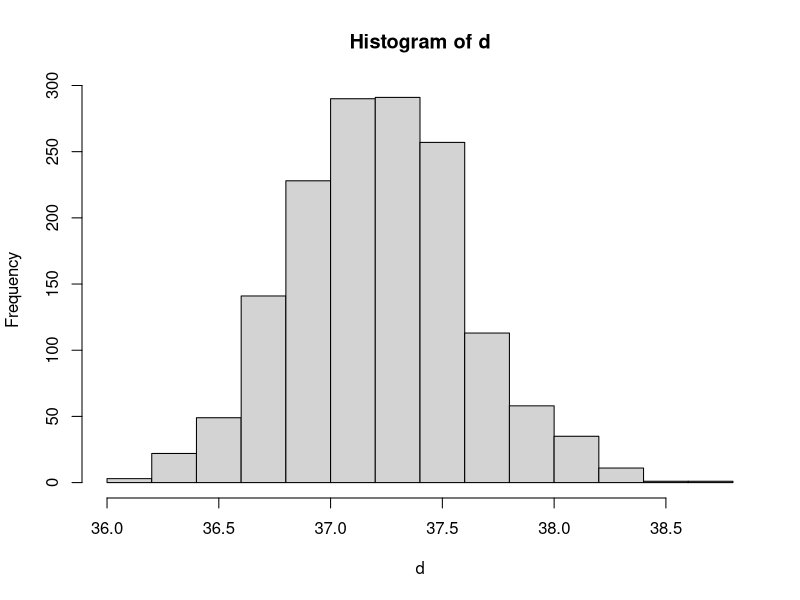
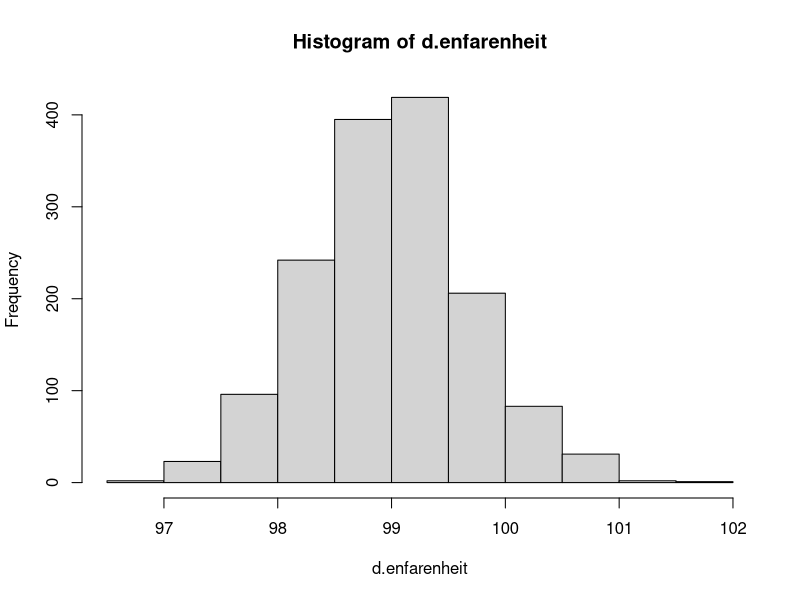

The R script that drew these images, in order:
avg_temp = 37.2
temp_sd = 0.4

d = rnorm(1500, mean = avg_temp, sd = temp_sd)

round(d,1)

hist(d)

d.enfarenheit <- d * (9/5) + 32

hist(d.enfarenheit)
